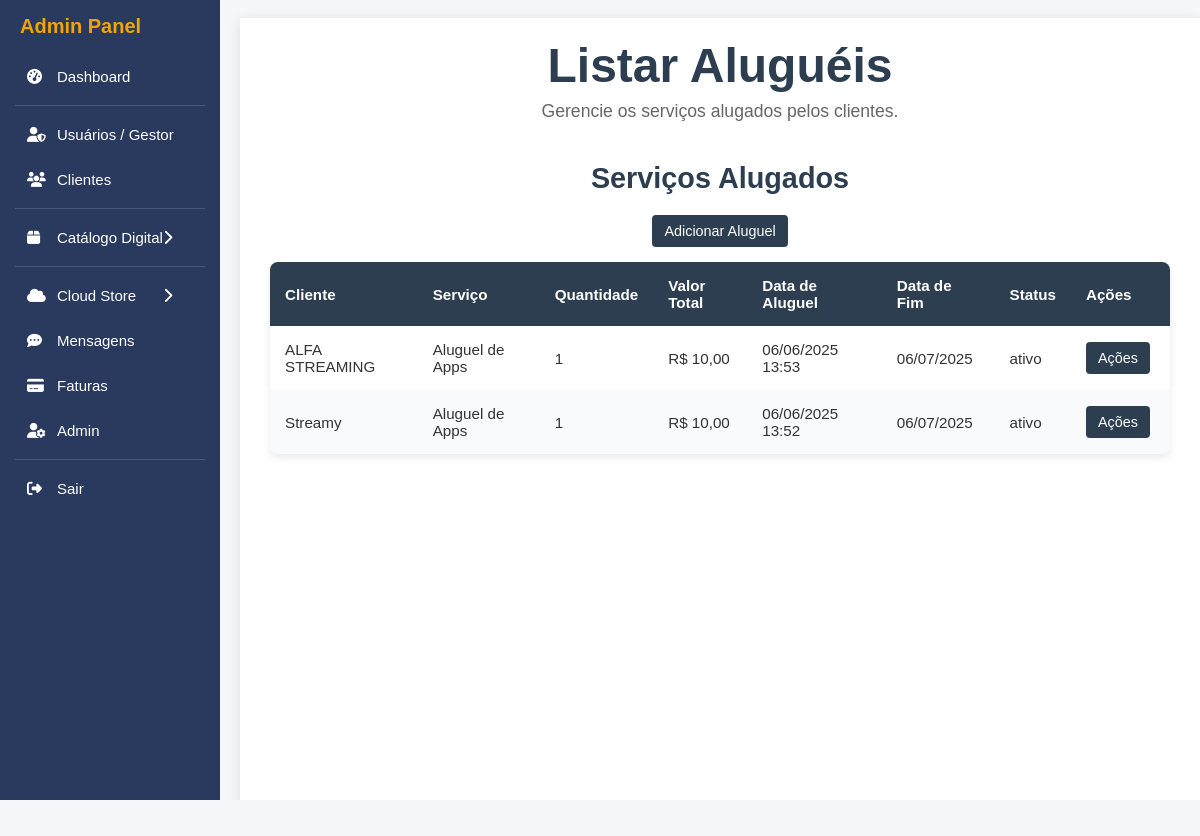
Screenshot of /admin/admin_listar_alugueis.php (signed in) with the database file from the repository.
### tables this page shows
CREATE TABLE `alugueis` (
  `id` int(11) NOT NULL,
  `cliente_id` int(11) NOT NULL,
  `produto_id` int(11) DEFAULT NULL,
  `quantidade` int(11) NOT NULL DEFAULT '1',
  `data_aluguel` datetime NOT NULL DEFAULT CURRENT_TIMESTAMP,
  `data_cancelamento` datetime DEFAULT NULL,
  `status` enum('ativo','inativo') DEFAULT 'ativo',
  `url_download` varchar(255) DEFAULT NULL,
  `site` varchar(255) DEFAULT NULL,
  `usuario` varchar(100) DEFAULT NULL,
  `senha` varchar(100) DEFAULT NULL,
  `chave_pix` varchar(255) DEFAULT NULL,
  `data_fim` date DEFAULT NULL,
  `servico_id` int(11) DEFAULT NULL
);

CREATE TABLE `clientes` (
  `id` int(11) NOT NULL,
  `nome` varchar(255) NOT NULL,
  `email` varchar(255) NOT NULL,
  `senha` varchar(255) NOT NULL,
  `token` varchar(64) DEFAULT NULL,
  `ativo` tinyint(1) NOT NULL DEFAULT '1',
  `cadastrado_por` int(11) DEFAULT NULL,
  `criado_em` datetime NOT NULL,
  `liberar_funcoes` tinyint(1) NOT NULL DEFAULT '0',
  `vencimento` date DEFAULT NULL,
  `plano_id` int(11) DEFAULT NULL,
  `user_id` int(11) DEFAULT NULL,
  `telefone` varchar(15) DEFAULT NULL,
  `chave_pix` varchar(255) DEFAULT NULL,
  `token_expiracao` datetime DEFAULT NULL
);

CREATE TABLE `produtos_servicos` (
  `id` int(11) NOT NULL,
  `titulo` varchar(255) NOT NULL,
  `descricao` text,
  `preco` decimal(10,2) NOT NULL,
  `tipo` enum('produto','servico') NOT NULL,
  `imagem` varchar(255) DEFAULT NULL,
  `criado_em` timestamp NOT NULL DEFAULT CURRENT_TIMESTAMP
);

### admin/admin_listar_alugueis.php (the view, shortened to what this page needs)
<?php
require_once '../includes/db.php';
$alugueis = [];
try {
    $stmt = $pdo->query("
        SELECT a.id, a.cliente_id, c.nome as cliente_nome, p.titulo as servico, p.preco, a.quantidade, a.data_aluguel, a.status, a.data_fim
        FROM alugueis a
        LEFT JOIN clientes c ON a.cliente_id = c.id
        LEFT JOIN produtos_servicos p ON a.servico_id = p.id
        WHERE a.data_cancelamento IS NULL
        ORDER BY a.data_aluguel DESC
    ");
    $alugueis = $stmt->fetchAll(PDO::FETCH_ASSOC);
} catch (PDOException $e) {
    $error = "Erro ao buscar aluguéis: " . htmlspecialchars($e->getMessage()) . " (Code: " . $e->getCode() . ")";
    error_log("Erro ao buscar aluguéis: " . $e->getMessage());
}
?>
<!DOCTYPE html>
<html lang="pt-BR">
<head>
    <link rel="stylesheet" href="https://cdnjs.cloudflare.com/ajax/libs/font-awesome/6.5.1/css/all.min.css">
</head>
<body>
    <?php
    try {
        include_once __DIR__ . '/assets/sidebar.php';
    } catch (Exception $e) {
        error_log("Erro ao incluir sidebar: " . $e->getMessage());
        echo "";
    }
    ?>
    <main role="main" tabindex="0">
        <section class="welcome-message" aria-label="Mensagem de boas-vindas">
            <h1>Listar Aluguéis</h1>
            <p>Gerencie os serviços alugados pelos clientes.</p>
        </section>
        <section class="alugueis-section" aria-label="Lista de aluguéis">
            <h2>Serviços Alugados</h2>
            <a href="admin_alugueis.php" class="action-button">Adicionar Aluguel</a>
            <?php if (empty($alugueis)): ?>
                <p class="no-data">Nenhum aluguel registrado no momento.</p>
            <?php else: ?>
                <table class="alugueis-table">
                    <thead>
                        <tr>
                            <th>Cliente</th>
                            <th>Serviço</th>
                            <th>Quantidade</th>
                            <th>Valor Total</th>
                            <th>Data de Aluguel</th>
                            <th>Data de Fim</th>
                            <th>Status</th>
                            <th>Ações</th>
                        </tr>
                    </thead>
                    <tbody>
                        <?php foreach ($alugueis as $aluguel): ?>
                            <?php
                            $valor = floatval($aluguel['preco']) * $aluguel['quantidade'];
                            ?>
                            <tr class="<?php echo $aluguel['status'] === 'inativo' ? 'inativo' : ''; ?>">
                                <td data-label="Cliente"><?php echo htmlspecialchars($aluguel['cliente_nome'] ?? 'Cliente #' . $aluguel['cliente_id']); ?></td>
                                <td data-label="Serviço"><?php echo htmlspecialchars($aluguel['servico'] ?? 'Serviço #' . $aluguel['servico_id']); ?></td>
                                <td data-label="Quantidade"><?php echo htmlspecialchars($aluguel['quantidade']); ?></td>
                                <td data-label="Valor Total">R$ <?php echo number_format($valor, 2, ',', '.'); ?></td>
                                <td data-label="Data de Aluguel"><?php echo date('d/m/Y H:i', strtotime($aluguel['data_aluguel'])); ?></td>
                                <td data-label="Data de Fim"><?php echo $aluguel['data_fim'] ? date('d/m/Y', strtotime($aluguel['data_fim'])) : '-'; ?></td>
                                <td data-label="Status"><?php echo htmlspecialchars($aluguel['status']); ?></td>
                                <td data-label="Ações">
                                    <button class="action-button" onclick="openModal(<?php echo $aluguel['id']; ?>, <?php echo $aluguel['cliente_id']; ?>, '<?php echo htmlspecialchars($aluguel['cliente_nome'] ?? '', ENT_QUOTES); ?>', '<?php echo htmlspecialchars($aluguel['status'], ENT_QUOTES); ?>', '<?php echo $aluguel['data_fim'] ? htmlspecialchars($aluguel['data_fim'], ENT_QUOTES) : ''; ?>')">Ações</button>
                                </td>
                            </tr>
                        <?php endforeach; ?>
                    </tbody>
                </table>
            <?php endif; ?>
        </section>
    </main>
</body>
</html>

### admin/admin_listar_alugueis.php (style rules this page uses)
* { box-sizing: border-box; margin: 0; padding: 0; }
body, html { font-family: 'Segoe UI', Tahoma, Geneva, Verdana, sans-serif; background: #f5f7fa; color: #333; height: 100vh; overflow-x: hidden; }
a { text-decoration: none; color: inherit; }
main { margin-left: 240px; padding: 20px 30px; min-height: 100vh; background: #fff; box-shadow: 0 2px 12px rgba(0, 0, 0, 0.1); display: flex; flex-direction: column; gap: 20px; transition: margin-left 0.3s ease; }
.welcome-message { text-align: center; color: #2c3e50; font-weight: 600; font-size: 2rem; margin-bottom: 20px; }
.welcome-message p { font-weight: 400; font-size: 1.1rem; color: #666; margin-top: 8px; }
.alugueis-section { max-width: 1200px; margin: 0 auto; }
.alugueis-section h2 { color: #2c3e50; font-weight: 600; font-size: 1.8rem; margin-bottom: 20px; text-align: center; }
.alugueis-table { width: 100%; border-collapse: collapse; background: #fff; border-radius: 8px; box-shadow: 0 4px 8px rgba(0, 0, 0, 0.08); overflow: hidden; }
.alugueis-table th, .alugueis-table td { padding: 15px; text-align: left; font-size: 0.95rem; color: #333; }
.alugueis-table th { background: #2c3e50; color: #fff; font-weight: 600; }
.alugueis-table tr:nth-child(even) { background: #f9fafb; }
.action-button { padding: 8px 12px; background: #2c3e50; color: #fff; border: none; border-radius: 4px; cursor: pointer; margin-right: 5px; font-size: 0.9rem; }
.action-button[href="admin_alugueis.php"] { display: block; margin: 0 auto 15px; width: fit-content; }

### admin/assets/sidebar.php (style rules this page uses)
body { margin: 0; font-family: Arial, sans-serif; }

### rows the page displays
alugueis: cliente.nome "ALFA STREAMING", servico.titulo "Aluguel de Apps", quantidade "1", valor "10,00", data_aluguel "06/06/2025 13:53", data_fim "06/07/2025", status "ativo"
alugueis: cliente.nome "Streamy", servico.titulo "Aluguel de Apps", quantidade "1", valor "10,00", data_aluguel "06/06/2025 13:52", data_fim "06/07/2025", status "ativo"
